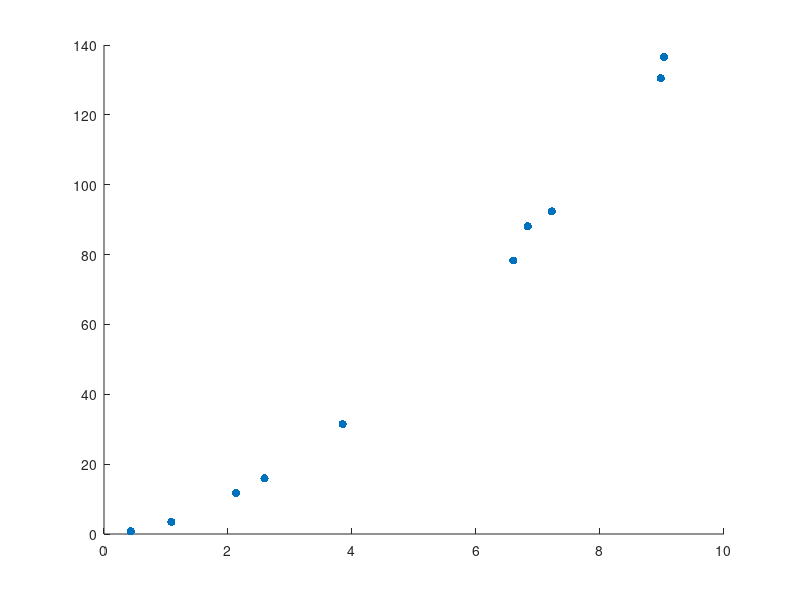
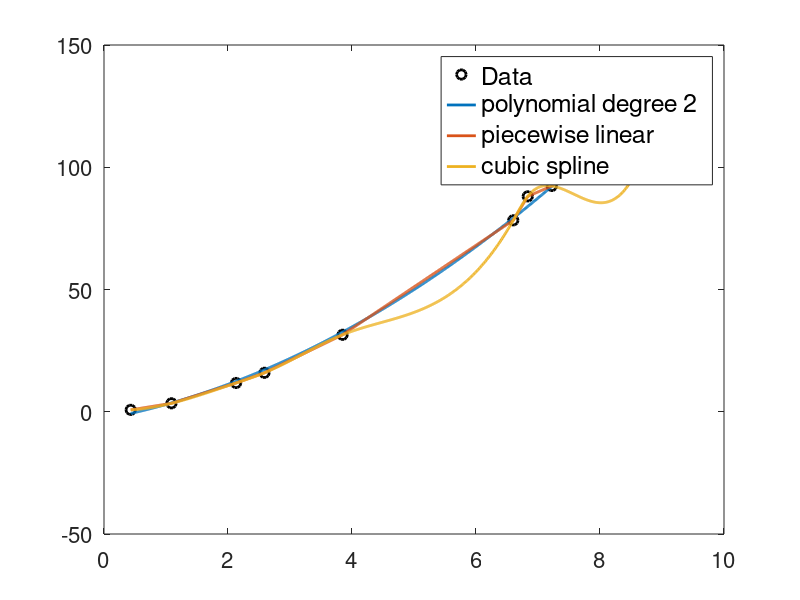
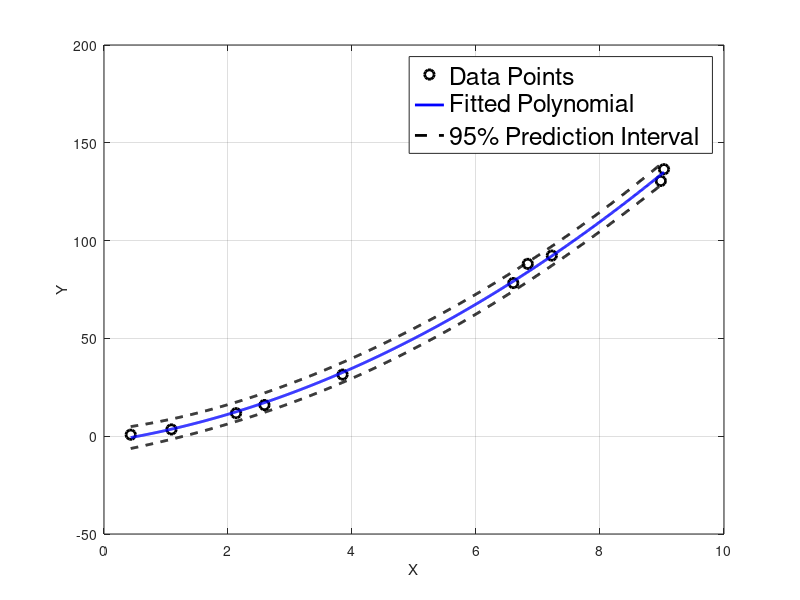
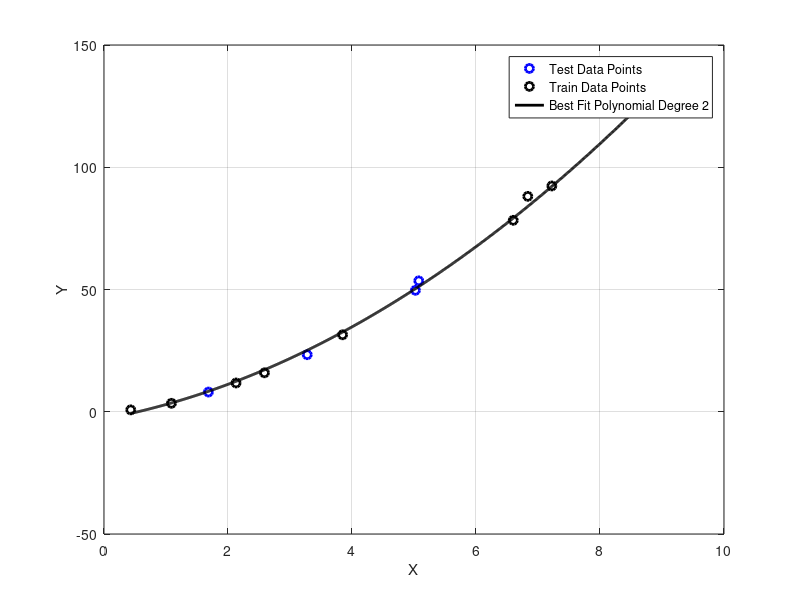

Reproduce these figures in MATLAB, in order.
clear all;clc;close all;
%% data points 
x1 = [0.4313, 7.223, 1.088, 9.032, 3.848, 6.835, 2.588, 2.13, 6.601, 8.981];
y1 = [0.7732, 92.35, 3.455, 136.5, 31.48, 88.1, 15.93, 11.77, 78.3, 130.5];
n_data = length(x1);
scatter(x1,y1,"filled")

%% construct polynomial, piecewise linear, and cubic spline functions using interp1
pn = @(x)polyval(polyfit(x1,y1,2),x);    % polynomial interpolation function
pl_interp = @(x)interp1(x1,y1,x);               % piecewise linear interpolation function
pcS_interp = @(x)interp1(x1,y1,x,'spline');     % cubic spline interpolation function

%% plot polynomial, piecewise linear, and cubic spline interpolations given x and y data above
x_plot = min(x1):0.01:max(x1);
figure;
plot(x1,y1,'ko','displayname','Data','linewidth',2,'markersize',7)
hold on
plot(x_plot, pn(x_plot),'Color','#0072BD','displayname','polynomial degree 2','linewidth',2)
plot(x_plot,pl_interp(x_plot),'displayname','piecewise linear','linewidth',2)
plot(x_plot,pcS_interp(x_plot),'displayname','cubic spline','linewidth',2)
hold off
l=legend;
set(gca,'fontsize',16)
set(l,'location','best','fontsize',18)

%% calculate error on polynomial interpolations
error_array = zeros(1,9);
for i=1:9
    pn_error = @(x)polyval(polyfit(x1,y1,i),x);
    error = sum((pn_error(x1) - y1).^2)/10;
    error_array(i) = error;
end
% plot best fit line and confidence interval
[p, S] = polyfit(x1,y1,2);
[y_plot, delta] = polyval(p, x_plot, S);
figure;
plot(x1,y1,'ko','displayname','Data','linewidth',2,'markersize',7)
hold on
plot(x_plot, y_plot,'b', 'linewidth',2);
plot(x_plot, y_plot - 2*delta,'k--', 'linewidth',2);
plot(x_plot, y_plot + 2*delta,'k--', 'linewidth',2);
hold off
l = legend('Data Points', 'Fitted Polynomial','95% Prediction Interval');
grid on;
xlabel('X');
ylabel('Y');
set(l,'location','best','fontsize',18)


%% Test Data
test_x = [5.023,1.684,8.65,3.278,5.077];
test_y = [49.67,8.059,124.8,23.33,53.54];

figure;
plot(test_x,test_y,'bo','linewidth',2);
hold on
plot(x1,y1,'ko','linewidth',2);
plot(x_plot, y_plot,'k', 'linewidth',2);
legend("Test Data Points","Train Data Points","Best Fit Polynomial Degree 2");
xlabel('X')
ylabel('Y')
grid on 

err = 0;
for i=1:5
    err = err + (test_y(i) - pn(test_x(i))).^2;
end
err = err/5;
err
%print -depsc epsFig;